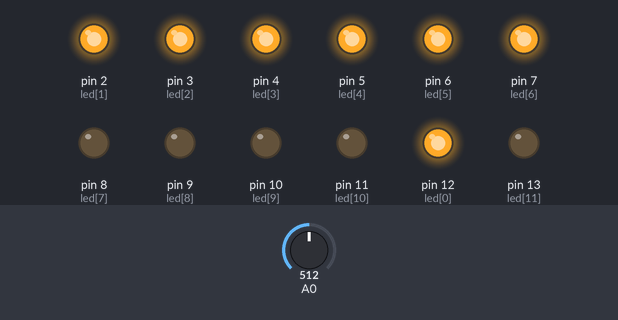
The sketch below on a simulated Arduino Uno, built with avr-gcc and run on an emulated ATmega328P. Shown: output pins drawn as LEDs (lit = HIGH). The test bench sets the inputs (shaded band); at power-on: A0 = 512.

Above: at 1.2 s.
1.3 s: A0 set to 716
At 1.9 s:
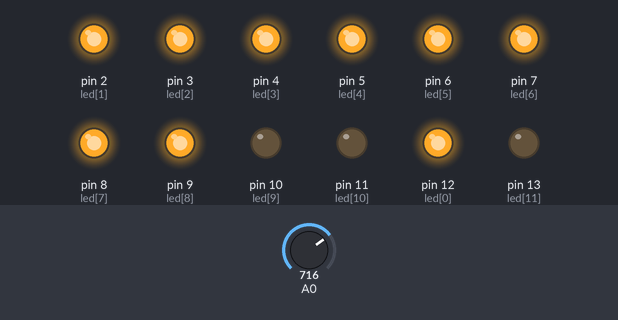
2.8 s: A0 set to 900
At 3.1 s:
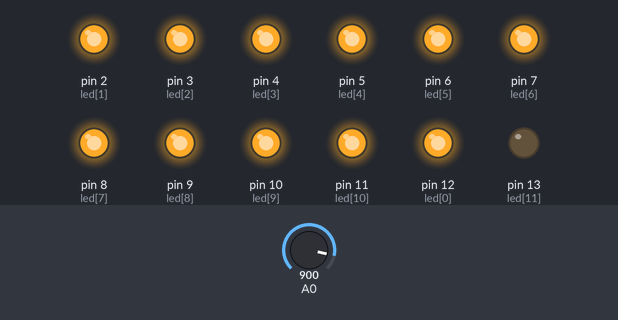
4.3 s: A0 set to 1023
At 5.4 s:
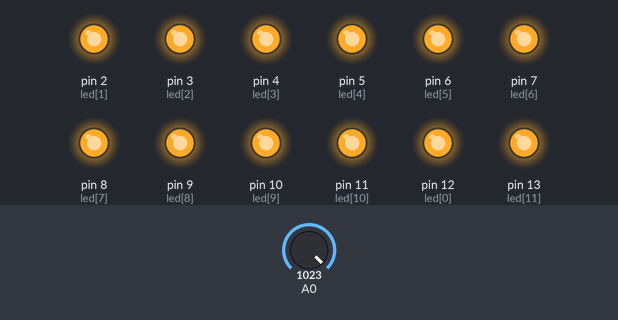
5.8 s: A0 set to 306
At 6.5 s:
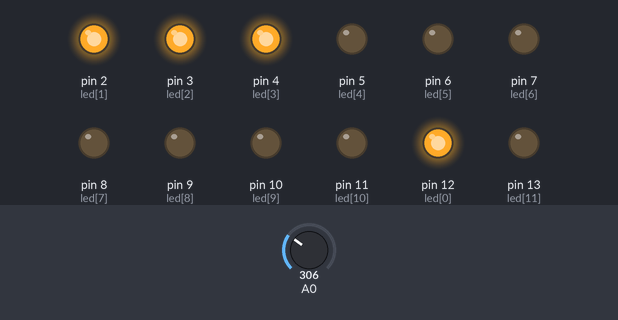
7.3 s: A0 set to 221
At 7.7 s:
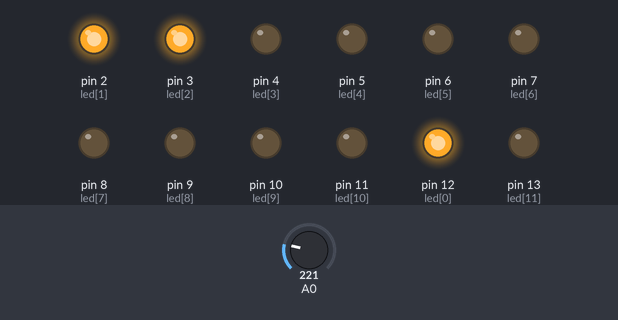
8.8 s: A0 set to 511
At 10.0 s:
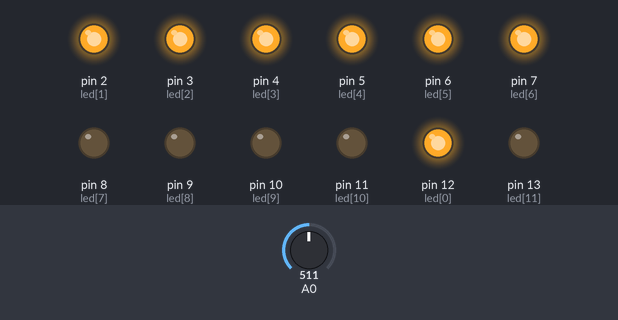
Timing chart, 0 to 11.3 s (numbered marks = the images above; inputs shaded):
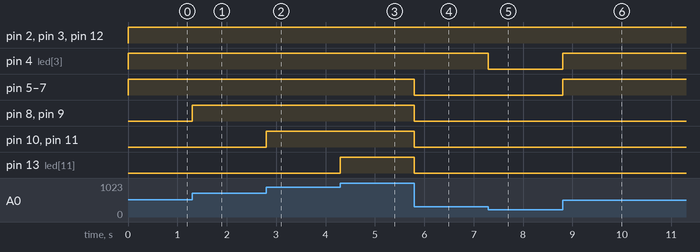

Measured:
- after the input at 1.3 s, pin 8 (led[7]), pin 9 (led[8]): LOW → HIGH at once
- after the input at 2.8 s, pin 10 (led[9]), pin 11 (led[10]): LOW → HIGH at once
- after the input at 4.3 s, pin 13 (led[11]): LOW → HIGH at once
- after the input at 5.8 s, pin 5 (led[4]), pin 6 (led[5]), pin 7 (led[6]), pin 8 (led[7]), pin 9 (led[8]), pin 10 (led[9]), pin 11 (led[10]), pin 13 (led[11]): HIGH → LOW at once
- after the input at 7.3 s, pin 4 (led[3]): HIGH → LOW at once
- after the input at 8.8 s, pin 4 (led[3]), pin 5 (led[4]), pin 6 (led[5]), pin 7 (led[6]): LOW → HIGH at once

The sketch:

Lab4_Cau1.ino
```cpp
// C++ code
//
int led[] = {12,2,3,4,5,6,7,8,9,10,11,13};
void setup()
{
  Serial.begin(9600);
  for (int i = 0; i < 12; i++)
  	pinMode(led[i], OUTPUT);
}

void loop()
{
  int inputVal = analogRead(A0);
  int x = map(inputVal,0,1023,0,255);
  //Serial.println(inputVal);
  //delay(1000);
  // Dựa vào giả trị biến trở để bật dãy đèn dần dần
  if (x  > 1)
  	digitalWrite(led[0], HIGH);
  else
    digitalWrite(led[0], LOW);
  if (x > 21)
    digitalWrite(led[1], HIGH);
  else
    digitalWrite(led[1], LOW);
  if (x > 42)
  	digitalWrite(led[2], HIGH);
  else
    digitalWrite(led[2], LOW);
  if (x > 63)
  	digitalWrite(led[3], HIGH);
  else
    digitalWrite(led[3], LOW);
  if (x > 84)
  	digitalWrite(led[4], HIGH);
  else
    digitalWrite(led[4], LOW);
  if (x > 105)
  	digitalWrite(led[5], HIGH);
  else
    digitalWrite(led[5], LOW);
  if (x > 126)
  	digitalWrite(led[6], HIGH);
  else
    digitalWrite(led[6], LOW);
  if (x > 147)
  	digitalWrite(led[7], HIGH);
  else
    digitalWrite(led[7], LOW);
  if (x > 168)
  	digitalWrite(led[8], HIGH);
  else
    digitalWrite(led[8], LOW);
  if (x > 189 )
  	digitalWrite(led[9], HIGH);
  else
    digitalWrite(led[9], LOW);
  if (x > 210)
  	digitalWrite(led[10], HIGH);
  else
    digitalWrite(led[10], LOW);
  if (x > 231)
  	digitalWrite(led[11], HIGH);
  else
    digitalWrite(led[11], LOW);

}
```
